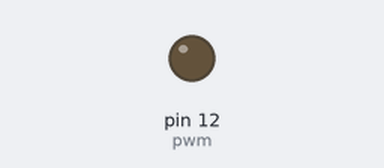
The program below on a simulated Raspberry Pi (header pin numbers). Shown: output pins drawn as LEDs (lit = HIGH). At 12.6 s the program stops and its outputs stay as they are.

Above: at 0.05 s.
At 0.95 s:
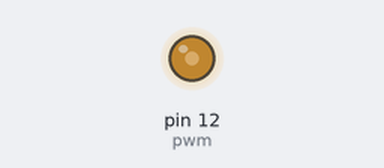
At 1.9 s:
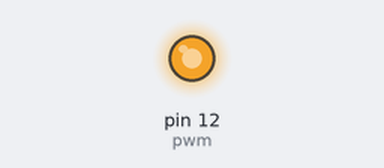
At 3.8 s:
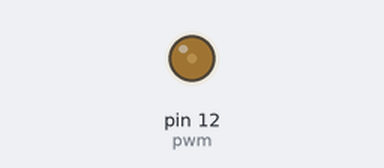
Timing chart, 0 to 5.5 s (numbered marks = the images above):
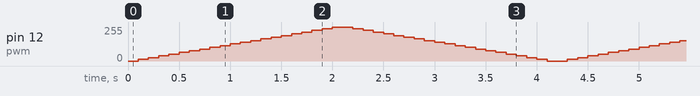

The program:

pwm.py
```python
import RPi.GPIO as GPIO
import time

GPIO.setwarnings(False)
GPIO.setmode( GPIO.BOARD )

#12번핀은 출력모드로 설정
GPIO.setup(12, GPIO.OUT)
#GPIO.setup(17, GPIO.OUT)

#GPIO.output(17,GPIO.HIGH)

pwm = GPIO.PWM(12,50) #50hz
pwm.start(0)

for i in range(0,3):

    for dc in range(0,101,5):
        pwm.ChangeDutyCycle(dc)
        time.sleep(0.1)
    for dc in range(100,-1,-5):
        pwm.ChangeDutyCycle(dc)
        time.sleep(0.1)

pwm.stop()
GPIO.cleanup()
```
